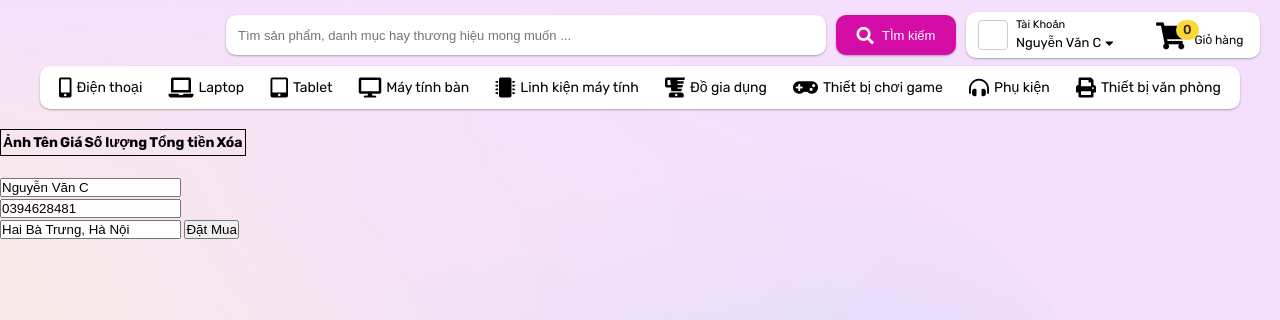
The page /user/profile/cart.php (signed in) on the database its author committed.
### tables this page shows
CREATE TABLE KHACHHANG(
    id int NOT NULL primary key auto_increment,
    hoten varchar(100) not null,
    sodienthoai varchar(15) not null,
    diachi varchar(200) not null,
    ngaysinh date DEFAULT NULL,
    gioitinh int DEFAULT NULL,
    email varchar(100) not null,
    matkhau varchar(32) not null,
    anh varchar(200),
    token varchar(100) not null
);

### core/interact.database.php (called while the page is built, shortened)
<?php
require_once __DIR__ . "/connect.php";
function select(string $query): array
{
    global $mysqli;
    $result = [];
    $data = $mysqli->query($query);
    if ($data->num_rows > 0) {
        while ($row = $data->fetch_assoc()) {
            array_push($result, $row);
        }
    }
    return $result;
}

### user/profile/cart.php (the view, shortened to what this page needs)
<?php require_once("../includes/header.php") ?>
<?php
$user_info = select("SELECT * FROM KHACHHANG
WHERE id = '$_SESSION[id]'")[0];
$name = $user_info["hoten"];
$phone_number = $user_info["sodienthoai"];
$address = $user_info["diachi"];
?>
<div class="container-content">
    <div class="container-cart">
        <table>
            <thead>
                <th>Ảnh</th>
                <th>Tên</th>
                <th>Giá</th>
                <th>Số lượng</th>
                <th>Tổng tiền</th>
                <th>Xóa</th>
            </thead>
        </table>
        <div class="form-order">
            <form action="./process_cart.php" method="POST">
                <br>
                <input type="text" value="<?= $name ?>" name="name">
                <br>
                <input type="number" value="<?= $phone_number ?>" name="phone_number">
                <br>
                <input type="text" value="<?= $address ?>" name="address">
                <button>Đặt Mua</button>
            </form>
        </div>
    </div>
</div>

### user/includes/assets/css/style.css (style rules this page uses)
* { padding: 0; margin: 0; box-sizing: border-box; }
html { font-size: 14px; font-weight: 400; line-height: 1.5; font-family: 'Rubik', sans-serif; background-size: cover; }

### user/profile/assets/css/cart.css (style rules this page uses)
table { border: 1px solid black; }
thead { border: 1px solid black; }

### rows shown on the page
khachhang: name "Nguyễn Văn C", phone_number "0394628481", address "Hai Bà Trưng, Hà Nội"

### other values the page prints
$_SESSION["name"] "Nguyễn Văn C"
